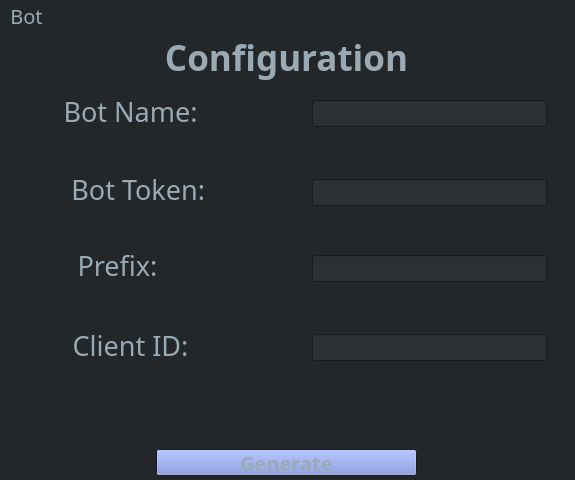
<?xml version="1.0" encoding="UTF-8"?>
<ui version="4.0">
 <author>NameUndefined</author>
 <class>MainWindow</class>
 <widget class="QMainWindow" name="MainWindow">
  <property name="geometry">
   <rect>
    <x>0</x>
    <y>0</y>
    <width>575</width>
    <height>480</height>
   </rect>
  </property>
  <property name="minimumSize">
   <size>
    <width>575</width>
    <height>480</height>
   </size>
  </property>
  <property name="maximumSize">
   <size>
    <width>575</width>
    <height>480</height>
   </size>
  </property>
  <property name="palette">
   <palette>
    <active>
     <colorrole role="WindowText">
      <brush brushstyle="SolidPattern">
       <color alpha="255">
        <red>153</red>
        <green>170</green>
        <blue>181</blue>
       </color>
      </brush>
     </colorrole>
     <colorrole role="Button">
      <brush brushstyle="SolidPattern">
       <color alpha="255">
        <red>114</red>
        <green>137</green>
        <blue>218</blue>
       </color>
      </brush>
     </colorrole>
     <colorrole role="Light">
      <brush brushstyle="SolidPattern">
       <color alpha="255">
        <red>114</red>
        <green>137</green>
        <blue>218</blue>
       </color>
      </brush>
     </colorrole>
     <colorrole role="Midlight">
      <brush brushstyle="SolidPattern">
       <color alpha="255">
        <red>63</red>
        <green>127</green>
        <blue>255</blue>
       </color>
      </brush>
     </colorrole>
     <colorrole role="Dark">
      <brush brushstyle="SolidPattern">
       <color alpha="255">
        <red>0</red>
        <green>42</green>
        <blue>127</blue>
       </color>
      </brush>
     </colorrole>
     <colorrole role="Mid">
      <brush brushstyle="SolidPattern">
       <color alpha="255">
        <red>0</red>
        <green>56</green>
        <blue>170</blue>
       </color>
      </brush>
     </colorrole>
     <colorrole role="Text">
      <brush brushstyle="SolidPattern">
       <color alpha="255">
        <red>114</red>
        <green>137</green>
        <blue>218</blue>
       </color>
      </brush>
     </colorrole>
     <colorrole role="BrightText">
      <brush brushstyle="SolidPattern">
       <color alpha="255">
        <red>255</red>
        <green>255</green>
        <blue>255</blue>
       </color>
      </brush>
     </colorrole>
     <colorrole role="ButtonText">
      <brush brushstyle="SolidPattern">
       <color alpha="255">
        <red>153</red>
        <green>170</green>
        <blue>181</blue>
       </color>
      </brush>
     </colorrole>
     <colorrole role="Base">
      <brush brushstyle="SolidPattern">
       <color alpha="255">
        <red>44</red>
        <green>47</green>
        <blue>51</blue>
       </color>
      </brush>
     </colorrole>
     <colorrole role="Window">
      <brush brushstyle="SolidPattern">
       <color alpha="255">
        <red>35</red>
        <green>39</green>
        <blue>42</blue>
       </color>
      </brush>
     </colorrole>
     <colorrole role="Shadow">
      <brush brushstyle="SolidPattern">
       <color alpha="255">
        <red>0</red>
        <green>0</green>
        <blue>0</blue>
       </color>
      </brush>
     </colorrole>
     <colorrole role="Highlight">
      <brush brushstyle="SolidPattern">
       <color alpha="255">
        <red>114</red>
        <green>137</green>
        <blue>218</blue>
       </color>
      </brush>
     </colorrole>
     <colorrole role="AlternateBase">
      <brush brushstyle="SolidPattern">
       <color alpha="255">
        <red>114</red>
        <green>137</green>
        <blue>218</blue>
       </color>
      </brush>
     </colorrole>
     <colorrole role="ToolTipBase">
      <brush brushstyle="SolidPattern">
       <color alpha="255">
        <red>255</red>
        <green>255</green>
        <blue>220</blue>
       </color>
      </brush>
     </colorrole>
     <colorrole role="ToolTipText">
      <brush brushstyle="SolidPattern">
       <color alpha="255">
        <red>0</red>
        <green>0</green>
        <blue>0</blue>
       </color>
      </brush>
     </colorrole>
     <colorrole role="PlaceholderText">
      <brush brushstyle="SolidPattern">
       <color alpha="128">
        <red>153</red>
        <green>170</green>
        <blue>181</blue>
       </color>
      </brush>
     </colorrole>
    </active>
    <inactive>
     <colorrole role="WindowText">
      <brush brushstyle="SolidPattern">
       <color alpha="255">
        <red>153</red>
        <green>170</green>
        <blue>181</blue>
       </color>
      </brush>
     </colorrole>
     <colorrole role="Button">
      <brush brushstyle="SolidPattern">
       <color alpha="255">
        <red>114</red>
        <green>137</green>
        <blue>218</blue>
       </color>
      </brush>
     </colorrole>
     <colorrole role="Light">
      <brush brushstyle="SolidPattern">
       <color alpha="255">
        <red>114</red>
        <green>137</green>
        <blue>218</blue>
       </color>
      </brush>
     </colorrole>
     <colorrole role="Midlight">
      <brush brushstyle="SolidPattern">
       <color alpha="255">
        <red>63</red>
        <green>127</green>
        <blue>255</blue>
       </color>
      </brush>
     </colorrole>
     <colorrole role="Dark">
      <brush brushstyle="SolidPattern">
       <color alpha="255">
        <red>0</red>
        <green>42</green>
        <blue>127</blue>
       </color>
      </brush>
     </colorrole>
     <colorrole role="Mid">
      <brush brushstyle="SolidPattern">
       <color alpha="255">
        <red>0</red>
        <green>56</green>
        <blue>170</blue>
       </color>
      </brush>
     </colorrole>
     <colorrole role="Text">
      <brush brushstyle="SolidPattern">
       <color alpha="255">
        <red>114</red>
        <green>137</green>
        <blue>218</blue>
       </color>
      </brush>
     </colorrole>
     <colorrole role="BrightText">
      <brush brushstyle="SolidPattern">
       <color alpha="255">
        <red>255</red>
        <green>255</green>
        <blue>255</blue>
       </color>
      </brush>
     </colorrole>
     <colorrole role="ButtonText">
      <brush brushstyle="SolidPattern">
       <color alpha="255">
        <red>153</red>
        <green>170</green>
        <blue>181</blue>
       </color>
      </brush>
     </colorrole>
     <colorrole role="Base">
      <brush brushstyle="SolidPattern">
       <color alpha="255">
        <red>44</red>
        <green>47</green>
        <blue>51</blue>
       </color>
      </brush>
     </colorrole>
     <colorrole role="Window">
      <brush brushstyle="SolidPattern">
       <color alpha="255">
        <red>35</red>
        <green>39</green>
        <blue>42</blue>
       </color>
      </brush>
     </colorrole>
     <colorrole role="Shadow">
      <brush brushstyle="SolidPattern">
       <color alpha="255">
        <red>0</red>
        <green>0</green>
        <blue>0</blue>
       </color>
      </brush>
     </colorrole>
     <colorrole role="Highlight">
      <brush brushstyle="SolidPattern">
       <color alpha="255">
        <red>114</red>
        <green>137</green>
        <blue>218</blue>
       </color>
      </brush>
     </colorrole>
     <colorrole role="AlternateBase">
      <brush brushstyle="SolidPattern">
       <color alpha="255">
        <red>114</red>
        <green>137</green>
        <blue>218</blue>
       </color>
      </brush>
     </colorrole>
     <colorrole role="ToolTipBase">
      <brush brushstyle="SolidPattern">
       <color alpha="255">
        <red>255</red>
        <green>255</green>
        <blue>220</blue>
       </color>
      </brush>
     </colorrole>
     <colorrole role="ToolTipText">
      <brush brushstyle="SolidPattern">
       <color alpha="255">
        <red>0</red>
        <green>0</green>
        <blue>0</blue>
       </color>
      </brush>
     </colorrole>
     <colorrole role="PlaceholderText">
      <brush brushstyle="SolidPattern">
       <color alpha="128">
        <red>153</red>
        <green>170</green>
        <blue>181</blue>
       </color>
      </brush>
     </colorrole>
    </inactive>
    <disabled>
     <colorrole role="WindowText">
      <brush brushstyle="SolidPattern">
       <color alpha="255">
        <red>0</red>
        <green>42</green>
        <blue>127</blue>
       </color>
      </brush>
     </colorrole>
     <colorrole role="Button">
      <brush brushstyle="SolidPattern">
       <color alpha="255">
        <red>114</red>
        <green>137</green>
        <blue>218</blue>
       </color>
      </brush>
     </colorrole>
     <colorrole role="Light">
      <brush brushstyle="SolidPattern">
       <color alpha="255">
        <red>114</red>
        <green>137</green>
        <blue>218</blue>
       </color>
      </brush>
     </colorrole>
     <colorrole role="Midlight">
      <brush brushstyle="SolidPattern">
       <color alpha="255">
        <red>63</red>
        <green>127</green>
        <blue>255</blue>
       </color>
      </brush>
     </colorrole>
     <colorrole role="Dark">
      <brush brushstyle="SolidPattern">
       <color alpha="255">
        <red>0</red>
        <green>42</green>
        <blue>127</blue>
       </color>
      </brush>
     </colorrole>
     <colorrole role="Mid">
      <brush brushstyle="SolidPattern">
       <color alpha="255">
        <red>0</red>
        <green>56</green>
        <blue>170</blue>
       </color>
      </brush>
     </colorrole>
     <colorrole role="Text">
      <brush brushstyle="SolidPattern">
       <color alpha="255">
        <red>0</red>
        <green>42</green>
        <blue>127</blue>
       </color>
      </brush>
     </colorrole>
     <colorrole role="BrightText">
      <brush brushstyle="SolidPattern">
       <color alpha="255">
        <red>255</red>
        <green>255</green>
        <blue>255</blue>
       </color>
      </brush>
     </colorrole>
     <colorrole role="ButtonText">
      <brush brushstyle="SolidPattern">
       <color alpha="255">
        <red>0</red>
        <green>42</green>
        <blue>127</blue>
       </color>
      </brush>
     </colorrole>
     <colorrole role="Base">
      <brush brushstyle="SolidPattern">
       <color alpha="255">
        <red>35</red>
        <green>39</green>
        <blue>42</blue>
       </color>
      </brush>
     </colorrole>
     <colorrole role="Window">
      <brush brushstyle="SolidPattern">
       <color alpha="255">
        <red>35</red>
        <green>39</green>
        <blue>42</blue>
       </color>
      </brush>
     </colorrole>
     <colorrole role="Shadow">
      <brush brushstyle="SolidPattern">
       <color alpha="255">
        <red>0</red>
        <green>0</green>
        <blue>0</blue>
       </color>
      </brush>
     </colorrole>
     <colorrole role="Highlight">
      <brush brushstyle="SolidPattern">
       <color alpha="255">
        <red>234</red>
        <green>234</green>
        <blue>234</blue>
       </color>
      </brush>
     </colorrole>
     <colorrole role="AlternateBase">
      <brush brushstyle="SolidPattern">
       <color alpha="255">
        <red>114</red>
        <green>137</green>
        <blue>218</blue>
       </color>
      </brush>
     </colorrole>
     <colorrole role="ToolTipBase">
      <brush brushstyle="SolidPattern">
       <color alpha="255">
        <red>255</red>
        <green>255</green>
        <blue>220</blue>
       </color>
      </brush>
     </colorrole>
     <colorrole role="ToolTipText">
      <brush brushstyle="SolidPattern">
       <color alpha="255">
        <red>0</red>
        <green>0</green>
        <blue>0</blue>
       </color>
      </brush>
     </colorrole>
     <colorrole role="PlaceholderText">
      <brush brushstyle="SolidPattern">
       <color alpha="128">
        <red>0</red>
        <green>0</green>
        <blue>0</blue>
       </color>
      </brush>
     </colorrole>
    </disabled>
   </palette>
  </property>
  <property name="font">
   <font>
    <family>xos4 Terminus</family>
    <pointsize>15</pointsize>
   </font>
  </property>
  <property name="windowTitle">
   <string>Discord Bot Maker script</string>
  </property>
  <property name="windowIcon">
   <iconset>
    <normaloff>../icon.ico</normaloff>../icon.ico</iconset>
  </property>
  <widget class="QWidget" name="centralwidget">
   <property name="enabled">
    <bool>true</bool>
   </property>
   <property name="font">
    <font>
     <family>xos4 Terminus</family>
     <pointsize>15</pointsize>
     <weight>50</weight>
     <italic>false</italic>
     <bold>false</bold>
     <underline>false</underline>
    </font>
   </property>
   <property name="layoutDirection">
    <enum>Qt::LeftToRight</enum>
   </property>
   <property name="autoFillBackground">
    <bool>false</bool>
   </property>
   <widget class="QLineEdit" name="name_entry">
    <property name="geometry">
     <rect>
      <x>312</x>
      <y>67</y>
      <width>235</width>
      <height>27</height>
     </rect>
    </property>
    <property name="toolTip">
     <string>Your bot name here</string>
    </property>
    <property name="statusTip">
     <string/>
    </property>
   </widget>
   <widget class="QLabel" name="cinfi_lb">
    <property name="enabled">
     <bool>true</bool>
    </property>
    <property name="geometry">
     <rect>
      <x>156</x>
      <y>0</y>
      <width>261</width>
      <height>49</height>
     </rect>
    </property>
    <property name="font">
     <font>
      <family>xos4 Terminus</family>
      <pointsize>26</pointsize>
      <weight>75</weight>
      <italic>false</italic>
      <bold>true</bold>
      <underline>false</underline>
     </font>
    </property>
    <property name="layoutDirection">
     <enum>Qt::LeftToRight</enum>
    </property>
    <property name="text">
     <string>Configuration</string>
    </property>
    <property name="alignment">
     <set>Qt::AlignCenter</set>
    </property>
    <property name="buddy">
     <cstring></cstring>
    </property>
   </widget>
   <widget class="QLabel" name="name_lb">
    <property name="geometry">
     <rect>
      <x>0</x>
      <y>52</y>
      <width>261</width>
      <height>52</height>
     </rect>
    </property>
    <property name="font">
     <font>
      <family>xos4 Terminus</family>
      <pointsize>20</pointsize>
      <weight>50</weight>
      <italic>false</italic>
      <bold>false</bold>
      <underline>false</underline>
     </font>
    </property>
    <property name="text">
     <string>Bot Name:</string>
    </property>
    <property name="alignment">
     <set>Qt::AlignCenter</set>
    </property>
   </widget>
   <widget class="QPushButton" name="gen_butt">
    <property name="geometry">
     <rect>
      <x>156</x>
      <y>416</y>
      <width>261</width>
      <height>27</height>
     </rect>
    </property>
    <property name="font">
     <font>
      <family>xos4 Terminus</family>
      <pointsize>15</pointsize>
      <weight>75</weight>
      <italic>false</italic>
      <bold>true</bold>
      <underline>false</underline>
      <kerning>true</kerning>
     </font>
    </property>
    <property name="text">
     <string>Generate</string>
    </property>
   </widget>
   <widget class="QLineEdit" name="id_entry">
    <property name="geometry">
     <rect>
      <x>312</x>
      <y>301</y>
      <width>235</width>
      <height>27</height>
     </rect>
    </property>
    <property name="toolTip">
     <string>The client ID of your application</string>
    </property>
   </widget>
   <widget class="QLabel" name="id_lb">
    <property name="geometry">
     <rect>
      <x>0</x>
      <y>286</y>
      <width>261</width>
      <height>52</height>
     </rect>
    </property>
    <property name="font">
     <font>
      <family>xos4 Terminus</family>
      <pointsize>20</pointsize>
      <weight>50</weight>
      <italic>false</italic>
      <bold>false</bold>
      <underline>false</underline>
     </font>
    </property>
    <property name="text">
     <string>Client ID:</string>
    </property>
    <property name="alignment">
     <set>Qt::AlignCenter</set>
    </property>
   </widget>
   <widget class="QLineEdit" name="token_entry">
    <property name="geometry">
     <rect>
      <x>312</x>
      <y>146</y>
      <width>235</width>
      <height>27</height>
     </rect>
    </property>
    <property name="cursor">
     <cursorShape>IBeamCursor</cursorShape>
    </property>
    <property name="mouseTracking">
     <bool>true</bool>
    </property>
    <property name="toolTip">
     <string>Your bot token here</string>
    </property>
    <property name="inputMask">
     <string notr="true"/>
    </property>
    <property name="text">
     <string/>
    </property>
    <property name="echoMode">
     <enum>QLineEdit::Password</enum>
    </property>
    <property name="dragEnabled">
     <bool>false</bool>
    </property>
   </widget>
   <widget class="QLabel" name="token_lb">
    <property name="geometry">
     <rect>
      <x>0</x>
      <y>130</y>
      <width>205</width>
      <height>52</height>
     </rect>
    </property>
    <property name="font">
     <font>
      <family>xos4 Terminus</family>
      <pointsize>20</pointsize>
      <weight>50</weight>
      <italic>false</italic>
      <bold>false</bold>
      <underline>false</underline>
     </font>
    </property>
    <property name="layoutDirection">
     <enum>Qt::LeftToRight</enum>
    </property>
    <property name="text">
     <string>Bot Token:</string>
    </property>
    <property name="alignment">
     <set>Qt::AlignRight|Qt::AlignTrailing|Qt::AlignVCenter</set>
    </property>
    <property name="wordWrap">
     <bool>true</bool>
    </property>
   </widget>
   <widget class="QLabel" name="prefix_lb">
    <property name="geometry">
     <rect>
      <x>0</x>
      <y>206</y>
      <width>235</width>
      <height>52</height>
     </rect>
    </property>
    <property name="font">
     <font>
      <family>xos4 Terminus</family>
      <pointsize>20</pointsize>
      <weight>50</weight>
      <italic>false</italic>
      <bold>false</bold>
      <underline>false</underline>
     </font>
    </property>
    <property name="text">
     <string>Prefix:</string>
    </property>
    <property name="alignment">
     <set>Qt::AlignCenter</set>
    </property>
   </widget>
   <widget class="QLineEdit" name="prefix_entry">
    <property name="geometry">
     <rect>
      <x>312</x>
      <y>222</y>
      <width>235</width>
      <height>27</height>
     </rect>
    </property>
   </widget>
  </widget>
  <widget class="QMenuBar" name="menubar">
   <property name="enabled">
    <bool>true</bool>
   </property>
   <property name="geometry">
    <rect>
     <x>0</x>
     <y>0</y>
     <width>575</width>
     <height>32</height>
    </rect>
   </property>
   <property name="mouseTracking">
    <bool>true</bool>
   </property>
   <property name="defaultUp">
    <bool>false</bool>
   </property>
   <widget class="QMenu" name="menuBot">
    <property name="title">
     <string>Bot</string>
    </property>
    <addaction name="actionNew"/>
    <addaction name="actionRun"/>
    <addaction name="separator"/>
    <addaction name="actionQuit"/>
   </widget>
   <addaction name="menuBot"/>
  </widget>
  <action name="actionNew">
   <property name="text">
    <string>New</string>
   </property>
   <property name="statusTip">
    <string>Create a new bot</string>
   </property>
   <property name="shortcut">
    <string>Ctrl+N</string>
   </property>
  </action>
  <action name="actionRun">
   <property name="checkable">
    <bool>false</bool>
   </property>
   <property name="text">
    <string>Run</string>
   </property>
   <property name="statusTip">
    <string>Run a bot</string>
   </property>
   <property name="shortcut">
    <string>Ctrl+R</string>
   </property>
  </action>
  <action name="actionQuit">
   <property name="text">
    <string>Quit</string>
   </property>
   <property name="statusTip">
    <string>Quit the app</string>
   </property>
   <property name="shortcut">
    <string>Ctrl+Q</string>
   </property>
   <property name="visible">
    <bool>true</bool>
   </property>
   <property name="priority">
    <enum>QAction::NormalPriority</enum>
   </property>
  </action>
 </widget>
 <resources/>
 <connections/>
 <designerdata>
  <property name="gridDeltaX">
   <number>26</number>
  </property>
  <property name="gridDeltaY">
   <number>26</number>
  </property>
  <property name="gridSnapX">
   <bool>true</bool>
  </property>
  <property name="gridSnapY">
   <bool>true</bool>
  </property>
  <property name="gridVisible">
   <bool>true</bool>
  </property>
 </designerdata>
</ui>
